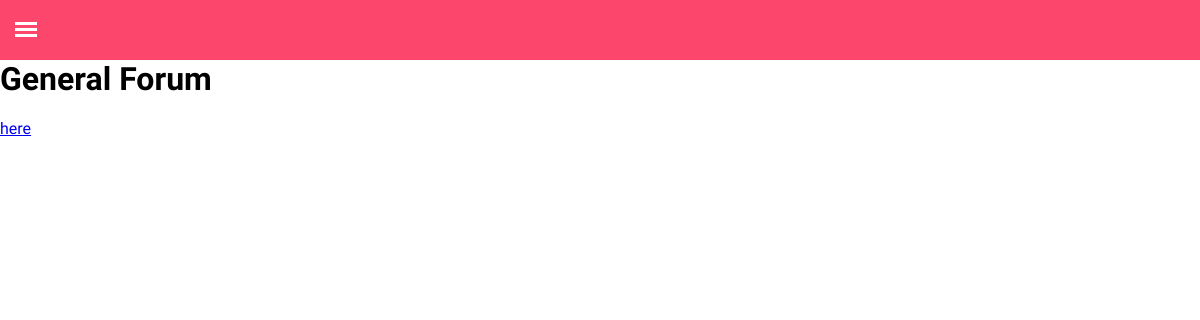
The app's page /post_list/, older data.
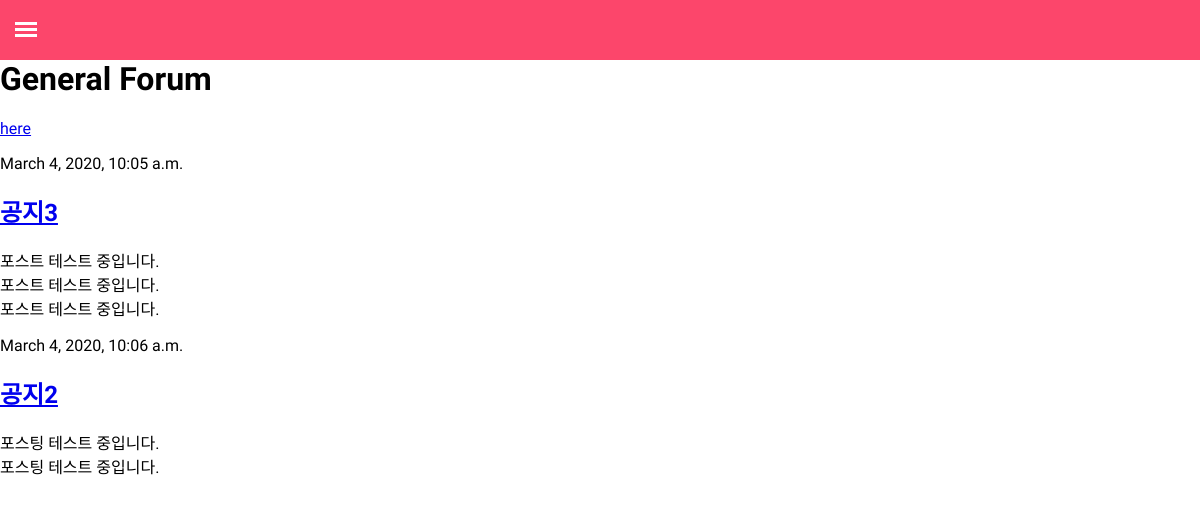
The same page, newer data.
### comments/models.py (models this page shows, shortened)
class Post(models.Model):
    author = models.ForeignKey(settings.AUTH_USER_MODEL, on_delete=models.CASCADE)
    title = models.CharField(max_length=200)
    text = models.TextField()
    created_date = models.DateTimeField(default=timezone.now)
    published_date = models.DateTimeField(blank=True, null=True)

### comments/views.py (the view)
# urls.py: path('post_list/',views.post_list,name='post_list'),
def post_list(request):
    posts = Post.objects.filter(published_date__lte=timezone.now()).order_by('published_date')
    return render(request, 'comments/post_list.html', {'posts':posts})

### templates/comments/post_list.html (shortened to what this page needs)
{% extends 'comments/base.html' %}
{% block content %}
  <body>
      <div>
          <h1>General Forum</h1>
      </div>
      <a href="{% url 'post_new' %}" class="top-menu"><span class="glyphicon glyphicon-plus">here</span></a>
      {% for post in posts %}
        <div class="post">
            <div class="date">
              <p>{{ post.published_date }}</p>
            </div>
            <h2><a href="{% url 'post_detail' pk=post.pk %}">{{ post.title }}</a></h2>
            <p>{{ post.text|linebreaksbr }}</p>
        </div>
      {% endfor %}
  </body>
{% endblock %}

### templates/comments/base.html (shortened to what this page needs)
{% load static %}
<head>
  <link rel="stylesheet" href="{% static 'css/codepen/menu.css' %}">
</head>
<div class="header"></div>
  <label for="openSidebarMenu" class="sidebarIconToggle">
    <div class="spinner diagonal part-1"></div>
    <div class="spinner horizontal"></div>
    <div class="spinner diagonal part-2"></div>
  </label>
  <div id='center' class="main center">
    {% block content %}
    {% endblock %}
  </div>

### comments/static/css/codepen/menu.css (style rules this page uses)
html, body { overflow-x: hidden; height: 100%; }
body { background: #fff; padding: 0; margin: 0; font-family: 'Varela Round', sans-serif; }
.header { display: block; margin: 0 auto; width: 100%; max-width: 100%; box-shadow: none; background-color: #FC466B; position: fixed; height: 60px!important; overflow: hidden; z-index: 10; }
.main { margin: 0 auto; display: block; height: 100%; margin-top: 60px; }
.sidebarIconToggle { transition: all 0.3s; box-sizing: border-box; cursor: pointer; position: absolute; z-index: 99; height: 100%; width: 100%; top: 22px; left: 15px; height: 22px; width: 22px; }
.spinner { transition: all 0.3s; box-sizing: border-box; position: absolute; height: 3px; width: 100%; background-color: #fff; }
.horizontal { transition: all 0.3s; box-sizing: border-box; position: relative; float: left; margin-top: 3px; }
.diagonal.part-1 { position: relative; transition: all 0.3s; box-sizing: border-box; float: left; }
.diagonal.part-2 { transition: all 0.3s; box-sizing: border-box; position: relative; float: left; margin-top: 3px; }

Row changes from the older to the newer data that the page shows:
now on this page (row edited): Post: published_date "March 4, 2020, 10:05 a.m.", title "공지3", text "포스트 테스트 중입니다. 포스트 테스트 중입니다. 포스트 테스트 중입니다."
now on this page (row edited): Post: published_date "March 4, 2020, 10:06 a.m.", title "공지2", text "포스팅 테스트 중입니다. 포스팅 테스트 중입니다."
